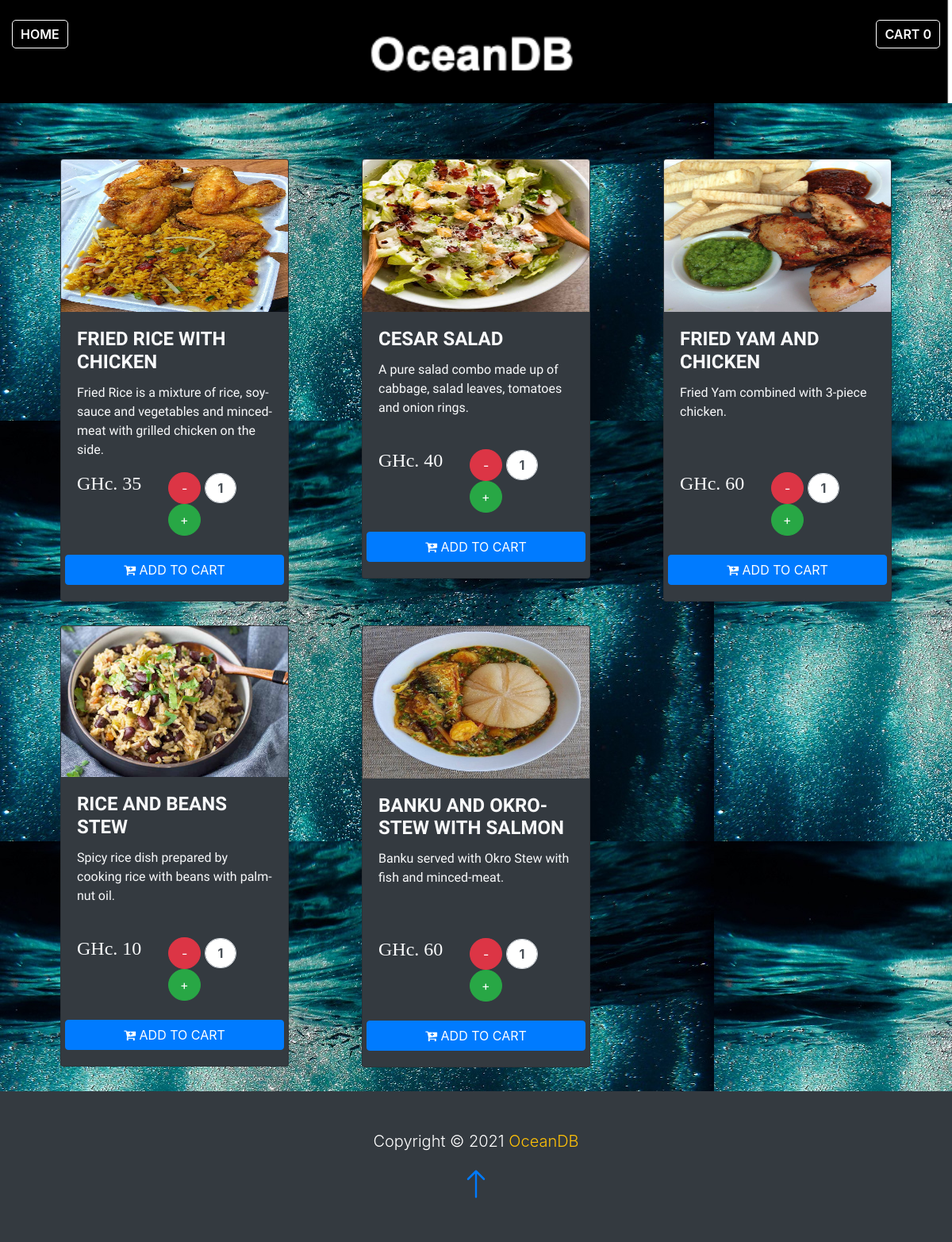
The app's page /menu/menu.php with its own data.
### tables this page shows
CREATE TABLE `menu` (
  `id` int(11) NOT NULL,
  `item_no` int(11) NOT NULL,
  `name` varchar(100) NOT NULL,
  `type` varchar(50) NOT NULL,
  `detail` varchar(500) NOT NULL,
  `price` varchar(50) NOT NULL,
  `image` text NOT NULL
);

### menu/menu.php (the view, shortened to what this page needs)
<?php
	include('../dbcon.php');
?>
<!DOCTYPE html>
<html lang="en">
<head>
  <link rel="stylesheet" href="https://cdnjs.cloudflare.com/ajax/libs/font-awesome/4.7.0/css/font-awesome.min.css" />
	<link rel="stylesheet" type="text/css" href="../css/menu_menu_styles.css">
	<link rel="stylesheet" href="https://cdn.jsdelivr.net/npm/bootstrap-icons@1.3.0/font/bootstrap-icons.css">
	<link rel="stylesheet" type="text/css" href="../bootstrap/css/bootstrap.min.css">
</head>
<body>
	<div class="main-menu sticky-top">
		<div class="inner-menu sticky-top">
			<a href="../index.php" style="float: left;">HOME</a>
			<a href="../login.php" style="float: right;">CART 0
			</a>
		</div>
	</div>
	<div class="container" style="padding-top: 70px;">
		<div class="row">
			<?php
			$query = "SELECT * FROM `menu`";
			$run = mysqli_query($conn, $query);
			if(mysqli_num_rows($run) < 1)
			{
				echo "No data found";
			}
			else
			{
				$qty = 0;
				while ($data = mysqli_fetch_assoc($run))
				{
					$qty++;
					?>
			<div class="col-lg-4 col-md-6 col-12">
				<div class="card bg-dark text-light" style="margin: 0 auto 30px auto;">
  					<img class="card-img-top img-fluid " src="../dataimg/<?php echo $data['image']; ?>" alt="Card image cap">
  					<div class="card-body">
  			  			<div>
  			  				<h5 class="card-title text-uppercase"><?php echo $data['name']; ?></h5>
  			  			</div>
    					<p class="card-text"><?php echo $data['detail']; ?></p>
						<div class="row">
							<div class="col-lg-5 col-md-5 col-5">
								<h5 style="font-family: 'Bree Serif', serif;"><?php echo "GHc. ".$data['price']; ?></h5>
							</div>
							<div class="col-lg-7 col-md-7 col-7">
								<form method="post" action="" class="form-inline">
									<input type='button' name='subtract' onclick=subtractQty(qty1); value='-' class="btn btn-danger"  style="border-radius: 50px; padding: 7px 16px">
									<input type='text' name='qty1' id='<?php echo $qty ?>' size="1" value="1" class="qty form-control d-inline text-center" style="width: 30%; margin: 0 5px; font-weight: 700; border-radius: 50px" readonnly/>
									<input type='button' name='add' onclick='javascript: document.getElementById("<?php echo $qty ?>").value++;' value='+' class="btn btn-success" style="border-radius: 50px; padding: 7px 14px;">
							</div>
    								<button class="btn btn-primary w-100 mt-4" id="cart" name="add_to_cart"><i class="fa fa-cart-plus" aria-hidden="true"></i> ADD TO CART</button>
    					</div>
  					</div>
				</div>
			</div>
			<?php
					}
					}
					?>
		</div>
	</div>
<footer class="p-5 bg-dark text-white text-center postion-relative">
    <div class="container">
        <p class="lead">Copyright &copy; 2021  <span class="text-warning">OceanDB</span></p>
        <a href="" class="postion-absolute bottom-0 end-0 p-5">
            <i class="bi bi-arrow-up circle h1"></i>
        </a>
    </div>
</footer>
</body>
</html>

### css/menu_menu_styles.css (style rules this page uses)
body { margin: 0px; padding: 0px; box-sizing: border-box; }
.main-menu { width: 100%; position: relative; }
.inner-menu { padding: 25px 15px; background: #000000b0; color: #fff; height: 130px; background-image: url('/Oceandb/dataimg/oceanDB.jpeg'); background-repeat: no-repeat; background-size: cover; z-index: -9999; }
.inner-menu a { color: #fff; padding: 5px 10px; border-radius: 5px; border: 1px solid #fff; font-weight: 600; text-decoration: none; }
.form-control { padding: 0!important; }
.card-text { font-family: 'Baloo Thambi 2', cursive; font-weight: 400; line-height: 1.5em; height: 6em; overflow: hidden; }
.card-title { font-family: 'Baloo Thambi 2', cursive; font-weight: 600; }
h5 { font-size: 1.5rem!important; }
.card { border: none; }
.card-img-top { max-height: 192px; }
@media screen and (max-width: 3000px) and (min-width: 300px) { .card { width: 18rem; } }

### menu/menu.php (style rules this page uses)
body { background-image: url("/Oceandb/dataimg/coral2.jpeg"); margin-left: auto; margin-right: auto; width: 100%; }

### records on screen
menu: image (picture), name "FRIED RICE WITH CHICKEN", detail "Fried Rice is a mixture of rice, soy-sauce and vegetables and minced-meat with grilled chicken on the side.", price "35"
menu: image (picture), name "CESAR SALAD", detail "A pure salad combo made up of cabbage, salad leaves, tomatoes and onion rings.", price "40"
menu: image (picture), name "FRIED YAM AND CHICKEN", detail "Fried Yam combined with 3-piece chicken.", price "60"
menu: image (picture), name "RICE AND BEANS STEW", detail "Spicy rice dish prepared by cooking rice with beans with palm-nut oil.", price "10"
menu: image (picture), name "BANKU AND OKRO-STEW WITH SALMON", detail "Banku served with Okro Stew with fish and minced-meat.", price "60"
